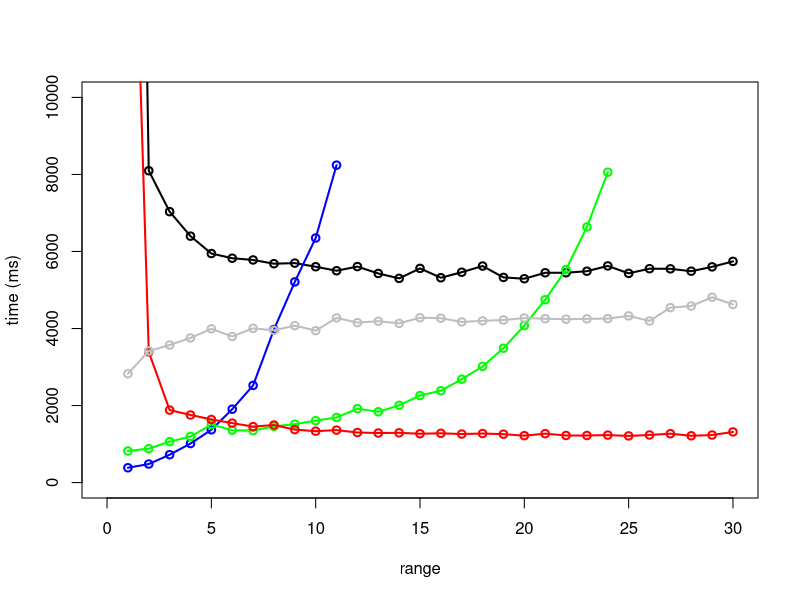

Recreate this plot in R.
Data_s = read.csv("data_151002_s.csv")
Data_t = read.csv("data_151002_t.csv")
Data=rbind(Data_s,Data_t)

sub = subset(Data, num == 1000000)

#names=c("unique1","unique2","unique3")
names = c("hash","shuffle","select","unique","select with hash")
cols = c("black","blue","green","red", "gray")

plot(0,0,type="n",xlab="range", ylab="time (ms)",xlim=c(0,length(unique(sub$max))),ylim=c(0,10000))
for(no in 1:5){
	ssub = subset(sub, type==names[no])
	lines(1:length(unique(ssub$max)),ssub$time,col=cols[no],lwd=2)
	points(1:length(unique(ssub$max)),ssub$time,col=cols[no],lwd=2)
}

10^1.4

